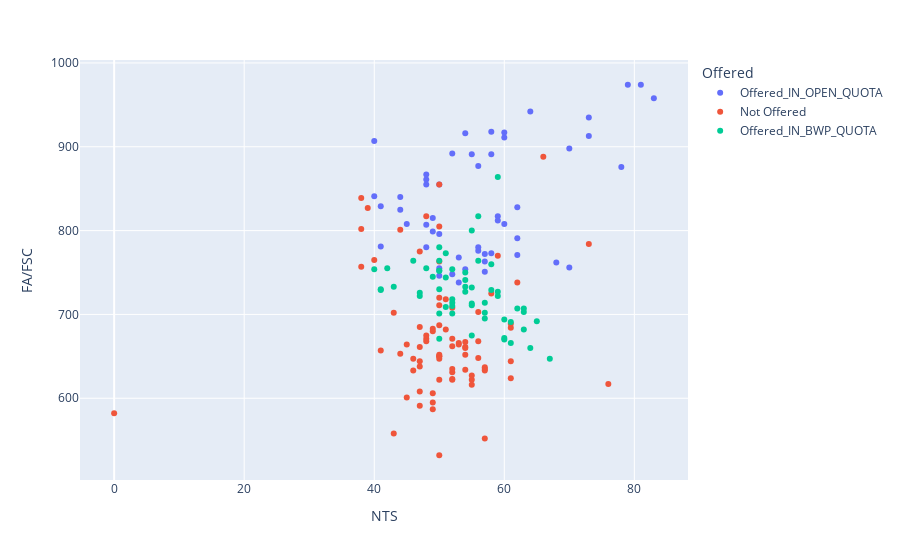

This figure's notebook cell:
### Code cell
# Visulize BBA Applicants
import plotly.express as px
import pandas as pd
df = pd.read_csv('dataset/fall18/fall18-2018-12-11-bba-fall18.csv')
#print(df.columns)
fig = px.scatter(df, x="NTS", y="FA/FSC",color="Offered",hover_data=['Domicile'])
fig.show()

### Figure 1 — Plotly figure (JSON) as saved in the notebook; plotly's stock layout.template omitted (floating-point values rounded to 4 significant figures)
{"data": [{"customdata": [["OPEN"], ["Bahawalpur"], ["Bahawalpur"], ["Bahawalpur"], ["Bahawalpur"], ["OPEN"], ["Bahawalpur"], ["Bahawalpur"], ["Bahawalpur"], ["Bahawalpur"], ["Bahawalpur"], ["Bahawalpur"], ["Bahawalpur"], ["Bahawalpur"], ["Bahawalpur"], ["Bahawalpur"], ["Bahawalpur"], ["Bahawalpur"], ["Bahawalpur"], ["Bahawalpur"], ["Bahawalpur"], ["Bahawalpur"], ["Bahawalpur"], ["OPEN"], ["OPEN"], ["OPEN"], ["OPEN"], ["Bahawalpur"], ["OPEN"], ["OPEN"], ["OPEN"], ["OPEN"], ["OPEN"], ["OPEN"], ["OPEN"], ["OPEN"], ["OPEN"], ["OPEN"], ["OPEN"], ["OPEN"], ["OPEN"], ["OPEN"], ["OPEN"], ["OPEN"], ["OPEN"], ["OPEN"], ["OPEN"], ["OPEN"], ["OPEN"], ["OPEN"], ["OPEN"], ["OPEN"]], "hovertemplate": "Offered=Offered_IN_OPEN_QUOTA<br>NTS=%{x}<br>FA/FSC=%{y}<br>Domicile=%{customdata[0]}<extra></extra>", "legendgroup": "Offered_IN_OPEN_QUOTA", "marker": {"color": "#636efa", "symbol": "circle"}, "mode": "markers", "name": "Offered_IN_OPEN_QUOTA", "showlegend": true, "type": "scatter", "x": [44, 56, 44, 79, 62, 73, 40, 62, 83, 70, 58, 60, 60, 62, 48, 56, 48, 78, 59, 73, 58, 50, 56, 48, 41, 48, 45, 49, 50, 64, 54, 49, 48, 60, 53, 50, 81, 59, 52, 52, 54, 55, 58, 40, 70, 57, 50, 57, 53, 57, 41, 68], "xaxis": "x", "y": [840, 877, 825, 974, 828, 935, 907, 791, 958, 898, 891, 808, 911, 771, 855, 776, 807, 876, 817, 913, 918, 855, 780, 861, 781, 780, 808, 799, 746, 942, 916, 815, 867, 917, 768, 796, 974, 812, 892, 748, 754, 891, 773, 841, 756, 751, 755, 763, 738, 772, 829, 762], "yaxis": "y"}, {"customdata": [["Bahawalpur"], ["Bahawalpur"], ["Bahawalpur"], ["Bahawalpur"], ["Bahawalpur"], ["Bahawalpur"], ["Bahawalpur"], ["Bahawalpur"], ["Bahawalpur"], ["Bahawalpur"], ["Bahawalpur"], ["Bahawalpur"], ["Bahawalpur"], ["Bahawalpur"], ["Bahawalpur"], ["Bahawalpur"], ["Bahawalpur"], ["Bahawalpur"], ["Bahawalpur"], ["Bahawalpur"], ["Bahawalpur"], ["Bahawalpur"], ["Bahawalpur"], ["Bahawalpur"], ["Bahawalpur"], ["Bahawalpur"], ["Bahawalpur"], ["Bahawalpur"], ["Bahawalpur"], ["Bahawalpur"], ["Bahawalpur"], ["Bahawalpur"], ["Bahawalpur"], ["Bahawalpur"], ["Bahawalpur"], ["Bahawalpur"], ["Bahawalpur"], ["Bahawalpur"], ["Bahawalpur"], ["Bahawalpur"], ["Bahawalpur"], ["Bahawalpur"], ["Bahawalpur"], ["Bahawalpur"], ["Bahawalpur"], ["Bahawalpur"], ["Bahawalpur"], ["Bahawalpur"], ["Bahawalpur"], ["Bahawalpur"], ["Bahawalpur"], ["Bahawalpur"], ["Bahawalpur"], ["Bahawalpur"], ["Bahawalpur"], ["Bahawalpur"], ["Bahawalpur"], ["Bahawalpur"], ["Bahawalpur"], ["Bahawalpur"], ["Bahawalpur"], ["OPEN"], ["Bahawalpur"], ["OPEN"], ["Bahawalpur"], ["OPEN"], ["Bahawalpur"], ["OPEN"], ["OPEN"], ["OPEN"], ["OPEN"], ["OPEN"], ["OPEN"], ["Bahawalpur"], ["OPEN"], ["Bahawalpur"], ["OPEN"], ["OPEN"], ["OPEN"]], "hovertemplate": "Offered=Not Offered<br>NTS=%{x}<br>FA/FSC=%{y}<br>Domicile=%{customdata[0]}<extra></extra>", "legendgroup": "Not Offered", "marker": {"color": "#EF553B", "symbol": "circle"}, "mode": "markers", "name": "Not Offered", "showlegend": true, "type": "scatter", "x": [50, 38, 50, 52, 49, 56, 50, 51, 55, 56, 54, 54, 46, 59, 61, 56, 53, 39, 61, 44, 38, 47, 48, 48, 52, 48, 45, 54, 47, 51, 54, 49, 49, 47, 76, 49, 57, 50, 50, 46, 50, 50, 52, 50, 62, 57, 49, 50, 48, 50, 55, 52, 52, 47, 61, 52, 61, 41, 57, 50, 54, 38, 57, 58, 55, 73, 47, 47, 45, 47, 66, 52, 43, 44, 43, 53, 40, 50, 0], "xaxis": "x", "y": [720, 757, 763, 622, 606, 648, 711, 718, 616, 703, 634, 661, 647, 770, 624, 668, 666, 827, 684, 653, 802, 644, 817, 671, 671, 668, 664, 667, 608, 682, 652, 680, 595, 661, 617, 587, 635, 805, 650, 633, 622, 532, 631, 650, 738, 552, 683, 687, 675, 652, 622, 635, 623, 638, 689, 662, 644, 657, 637, 647, 660, 839, 633, 725, 627, 784, 685, 591, 601, 775, 888, 708, 702, 801, 558, 664, 765, 855, 582], "yaxis": "y"}, {"customdata": [["Bahawalpur"], ["Bahawalpur"], ["Bahawalpur"], ["Bahawalpur"], ["Bahawalpur"], ["Bahawalpur"], ["Bahawalpur"], ["Bahawalpur"], ["Bahawalpur"], ["Bahawalpur"], ["Bahawalpur"], ["Bahawalpur"], ["Bahawalpur"], ["Bahawalpur"], ["Bahawalpur"], ["Bahawalpur"], ["Bahawalpur"], ["Bahawalpur"], ["Bahawalpur"], ["Bahawalpur"], ["Bahawalpur"], ["Bahawalpur"], ["Bahawalpur"], ["Bahawalpur"], ["Bahawalpur"], ["Bahawalpur"], ["Bahawalpur"], ["Bahawalpur"], ["Bahawalpur"], ["Bahawalpur"], ["Bahawalpur"], ["Bahawalpur"], ["Bahawalpur"], ["Bahawalpur"], ["Bahawalpur"], ["Bahawalpur"], ["Bahawalpur"], ["Bahawalpur"], ["Bahawalpur"], ["Bahawalpur"], ["Bahawalpur"], ["Bahawalpur"], ["Bahawalpur"], ["Bahawalpur"], ["Bahawalpur"], ["Bahawalpur"], ["Bahawalpur"], ["Bahawalpur"], ["Bahawalpur"], ["Bahawalpur"], ["Bahawalpur"], ["Bahawalpur"], ["Bahawalpur"], ["Bahawalpur"], ["Bahawalpur"], ["Bahawalpur"]], "hovertemplate": "Offered=Offered_IN_BWP_QUOTA<br>NTS=%{x}<br>FA/FSC=%{y}<br>Domicile=%{customdata[0]}<extra></extra>", "legendgroup": "Offered_IN_BWP_QUOTA", "marker": {"color": "#00cc96", "symbol": "circle"}, "mode": "markers", "name": "Offered_IN_BWP_QUOTA", "showlegend": true, "type": "scatter", "x": [58, 52, 50, 52, 50, 65, 50, 59, 55, 57, 57, 61, 55, 54, 58, 47, 55, 41, 40, 52, 60, 64, 51, 54, 63, 59, 54, 60, 56, 55, 59, 57, 61, 54, 63, 56, 62, 52, 50, 46, 67, 55, 43, 50, 50, 41, 52, 63, 48, 51, 60, 49, 51, 42, 50, 47], "xaxis": "x", "y": [729, 718, 701, 701, 671, 692, 752, 722, 732, 702, 714, 666, 713, 733, 760, 722, 675, 730, 754, 710, 694, 660, 744, 741, 707, 727, 750, 670, 817, 800, 864, 695, 691, 727, 682, 764, 707, 714, 764, 764, 647, 711, 733, 780, 730, 729, 754, 703, 755, 773, 672, 745, 709, 755, 752, 726], "yaxis": "y"}], "layout": {"legend": {"title": {"text": "Offered"}, "tracegroupgap": 0}, "margin": {"t": 60}, "xaxis": {"anchor": "y", "domain": [0, 1], "title": {"text": "NTS"}}, "yaxis": {"anchor": "x", "domain": [0, 1], "title": {"text": "FA/FSC"}}}}
